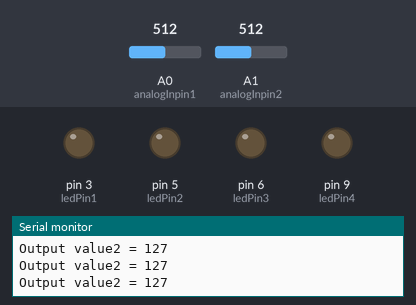
The sketch below on a simulated Arduino Uno, built with avr-gcc and run on an emulated ATmega328P. Shown: output pins drawn as LEDs (lit = HIGH), the last lines printed to the serial monitor. Inputs (shaded band) come from the test bench; at power-on: A1 (analogInpin2) = 512, A0 (analogInpin1) = 512.

Above: at 1.2 s.
1.3 s: A1 (analogInpin2) set to 533
At 1.6 s:
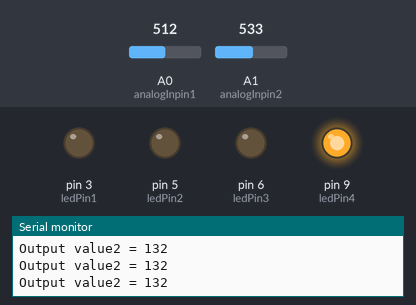
2.8 s: A0 (analogInpin1) set to 716
At 3.4 s:
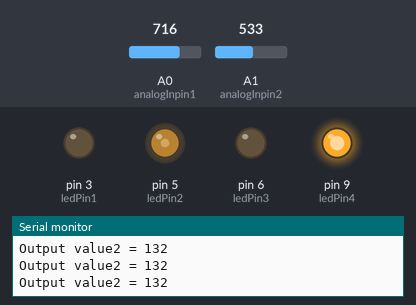
4.3 s: A1 (analogInpin2) set to 511
At 5.3 s:
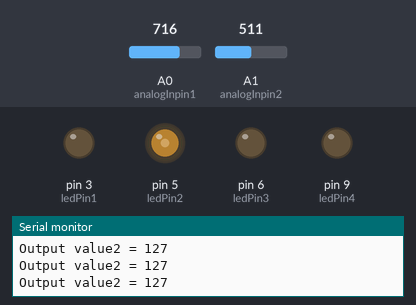
5.8 s: A0 (analogInpin1) set to 900
At 7.0 s:
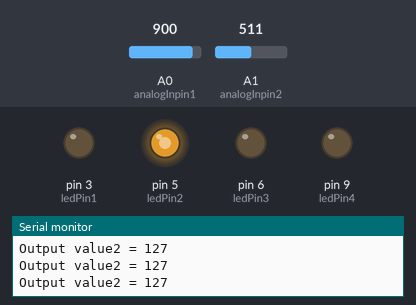
7.3 s: A1 (analogInpin2) set to 306
At 7.9 s:
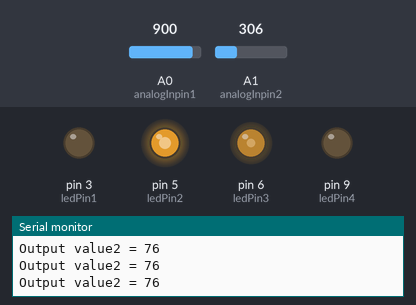
8.8 s: A0 (analogInpin1) set to 1023
At 9.7 s:
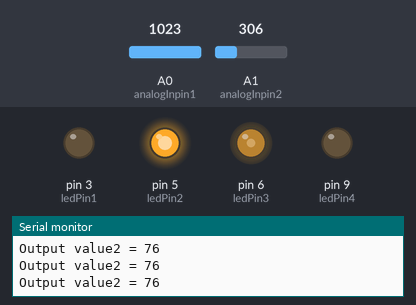
Timing chart, 0 to 11.3 s (numbered marks = the images above; inputs shaded):
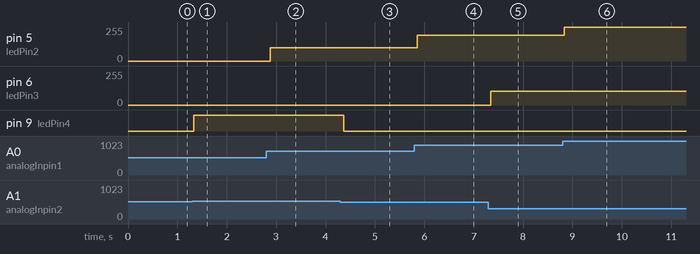

The sketch:

PMW_With_4_Pots_Project.ino
```cpp
int analogInpin1=  A0;
int analogInpin2 = A1;
int ledPin1 = 3;
int ledPin2 = 5;
int ledPin3 = 6;
int ledPin4 = 9;

int sensorValue1 = 0;
int outPutvalue1 = 0;
int sensorValue2 = 0;
int outPutvalue2 = 0;

void setup() {
  // put your setup code here, to run once:
 Serial.begin(9600);

}

void loop() {
  //put your main code here, to run repeatedly:
  sensorValue1 = analogRead(analogInpin1);
 // Serial.print(" SensorValue = ");
  //Serial.println(sensorValue);
delay(30);
    outPutvalue1 = map(sensorValue1,0 , 1024, 0, 255);
  // Serial.print("Output value1 = ");
  // Serial.println(outPutvalue1);

 if(outPutvalue1 == 127){
  analogWrite(ledPin1, LOW);
  analogWrite(ledPin2, LOW);
 }else if(outPutvalue1 >= 0 && outPutvalue1 <= 125){
    outPutvalue1 = map(sensorValue1,0 , 512,255 ,0);
   analogWrite(ledPin2,LOW);
  analogWrite(ledPin1, outPutvalue1);

 }else if(outPutvalue1 >=129 && outPutvalue1 <=255){
    outPutvalue1 = map(sensorValue1,0 , 512, 0, 255);
 		analogWrite(ledPin1, LOW);
   		analogWrite(ledPin2, outPutvalue1);
 }

// delay(1000);

  sensorValue2 = analogRead(analogInpin2);
 // Serial.print(" SensorValue = ");
  //Serial.println(sensorValue);
delay(30);
    outPutvalue2 = map(sensorValue2,0 , 1024, 0, 255);
  Serial.print("Output value2 = ");
  Serial.println(outPutvalue2);

 if(outPutvalue2 == 127){
  analogWrite(ledPin3, LOW);
  analogWrite(ledPin4, LOW);
 }else if(outPutvalue2 >= 0 && outPutvalue2 <= 125){
    outPutvalue2 = map(sensorValue2,0 , 512,255 ,0);
   analogWrite(ledPin4,LOW);
  analogWrite(ledPin3, outPutvalue2);

 }else if(outPutvalue2 >=129 && outPutvalue2 <=255){
    outPutvalue2 = map(sensorValue2,0 , 512, 0, 255);
 		analogWrite(ledPin3, LOW);
   		analogWrite(ledPin4, outPutvalue2);
 }

}
```

Measured:
- the behaviour switches between 518 and 519 on A1 (analogInpin2) (found by bisection; images 0 and 1)
- after the input at 1.3 s, pin 9 (ledPin4): LOW → HIGH at once
- after the input at 2.8 s, pin 5 (ledPin2): 0/255 → 100/255 after 0.08 s
- after the input at 4.3 s, pin 9 (ledPin4): HIGH → LOW after 0.07 s
- after the input at 5.8 s, pin 5 (ledPin2): 100/255 → 192/255 after 0.06 s
- after the input at 7.3 s, pin 6 (ledPin3): 0/255 → 103/255 after 0.05 s
- after the input at 8.8 s, pin 5 (ledPin2): 192/255 → 253/255 at once
